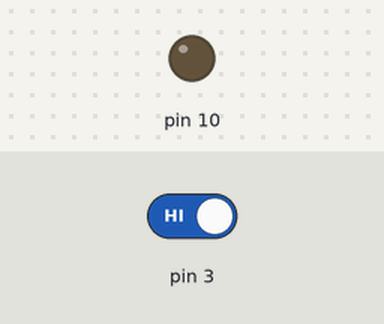
The sketch below on a simulated Arduino Uno, built with avr-gcc and run on an emulated ATmega328P. Shown: output pins drawn as LEDs (lit = HIGH). The test bench sets the inputs (shaded band); at power-on: pin 3 HIGH.

Above: at 1.2 s.
1.3 s: pin 3 driven LOW
At 2.5 s:
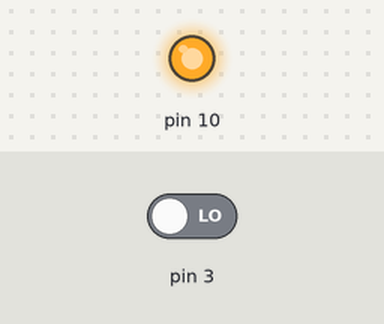
2.8 s: pin 3 driven HIGH
At 3.7 s:
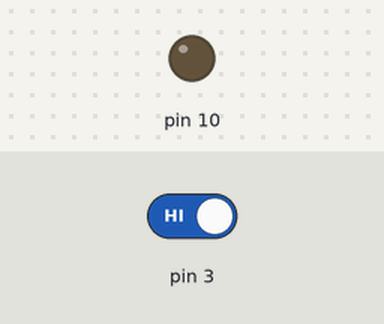
Timing chart, 0 to 5.8 s (numbered marks = the images above; inputs shaded):
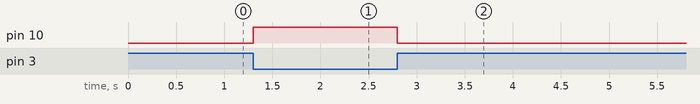

The sketch:

main.ino
```cpp
static unsigned int pulse=0;
static unsigned int t1=0;
void setup() {  pinMode(3, INPUT);
  pinMode(10, OUTPUT);
  attachInterrupt(1, read_ppm, CHANGE); }
void loop() {}
void read_ppm(){  pulse++;
    if (pulse<=14) {    digitalWrite(10,!digitalRead(3));  }
  if ((pulse>=18) || (millis()-t1>10) ){pulse=0;  }
  t1=millis();}
```

Measured:
- after the input at 1.3 s, pin 10: LOW → HIGH at once
- after the input at 2.8 s, pin 10: HIGH → LOW at once
